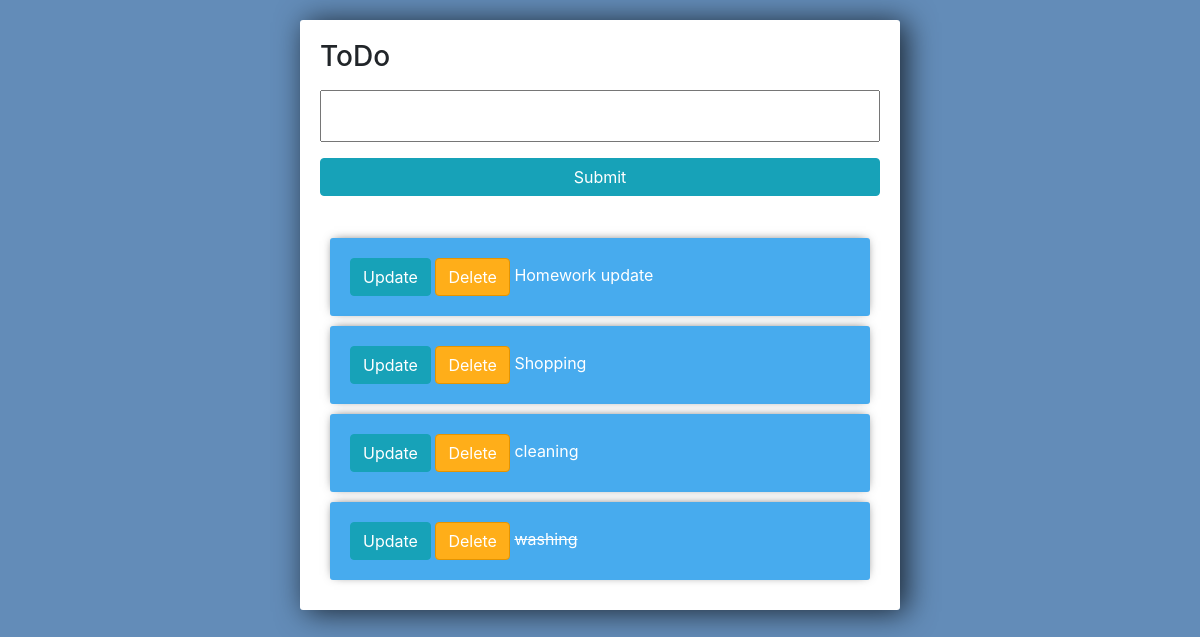
Before: / with the older database file.
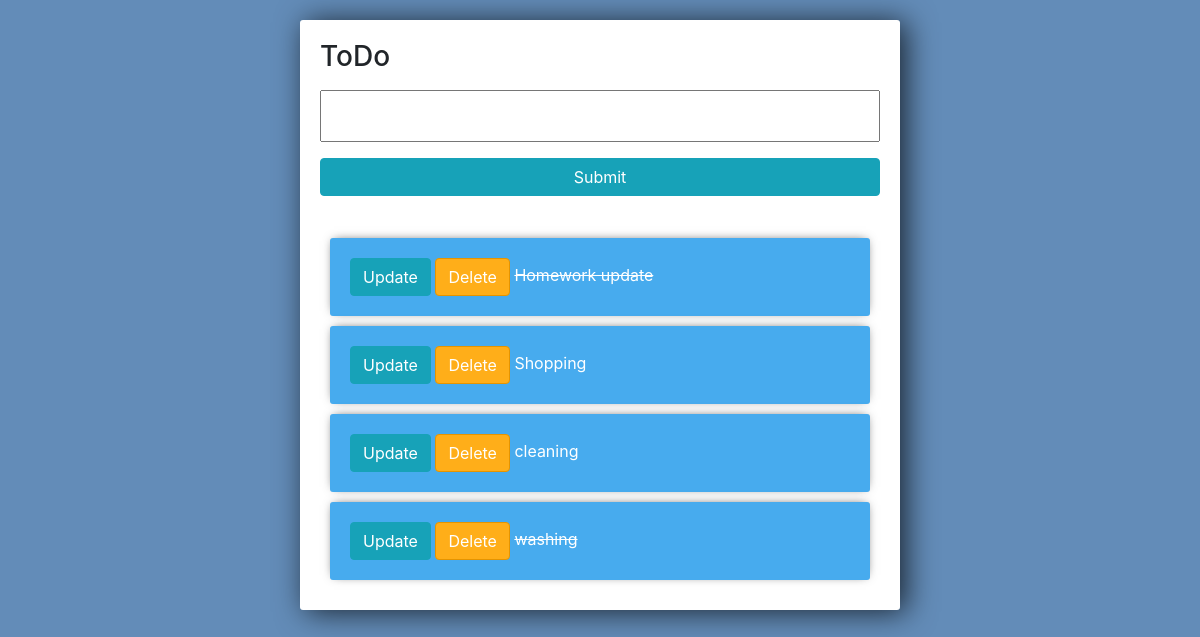
After: the same page with the newer database file.
### todobase/models.py (models this page shows)
class List(models.Model):
    title=models.CharField(max_length=200)
    complete=models.BooleanField(default=False)
    created=models.DateTimeField(auto_now_add=True)
    def __str__(self):
        return self.title

### todobase/views.py (the view)
# urls.py: path('',views.home,name="home"),
def home(request):
    list=List.objects.all()
    form=ListForm()
    if request.method=='POST':
        form=ListForm(request.POST)
        if form.is_valid():
            form.save()
        return redirect('/')
    context={'list':list,'form':form}
    return render(request,'todobase/home.html',context)

### todobase/forms.py
class ListForm(forms.ModelForm):
    class Meta:
        model=List
        fields='__all__'

### todobase/templates/todobase/home.html (shortened to what this page needs)
{%  extends 'todobase/main.html' %}
{% block content %}
<link rel="stylesheet" href="https://stackpath.bootstrapcdn.com/bootstrap/4.3.1/css/bootstrap.min.css">
<div class="center-column">
    <h3>ToDo</h3>
    <form method="POST" action="/">
        {{form.title}}
        <input class="btn btn-info" type="submit" name="Create-List">
    </form>
    <br>
    <div class="todo-list">
        {% for task in list %}
        <div class="item-row">
            <a class="btn btn-info" href="{% url 'update_list' task.id %}">Update</a>
            <a class="btn btn-danger" href="{% url 'delete' task.id %}">Delete</a>
            {% if task.complete  == True %}
            <strike>{{task}}</strike>
            {% else %}
            <span>{{task}}</span>
            {% endif %}
        </div>
    {% endfor %}
    </div>
</div>
{% endblock content %}

### todobase/templates/todobase/main.html (shortened to what this page needs)
<!DOCTYPE html>
<html lang="en">
<head>
</head>
<body>
    {% block content %}
    {% endblock content %}
</body>
</html>

### todobase/templates/todobase/home.html (style rules this page uses)
body { background-color: #638CB8; }
input { width: 100%; padding: 12px 20px; margin: 8px 0; box-sizing: border-box; }
input::placeholder { color: #d3d3d3; }
.center-column { width:600px; margin: 20px auto; padding:20px; background-color: #fff; border-radius: 3px; box-shadow: 6px 2px 30px 0px rgba(0,0,0,0.75); }
.item-row { background-color: #47abee; margin: 10px; padding: 20px; border-radius: 3px; color: #fff; font-size: 16px; box-shadow: 0px -1px 10px -4px rgba(0,0,0,0.75); }
.btn-danger { background-color: #ffae19; border-color: #e59400; }

Changed rows visible on the page:
changed List "Homework update": complete False → True (drawn)
